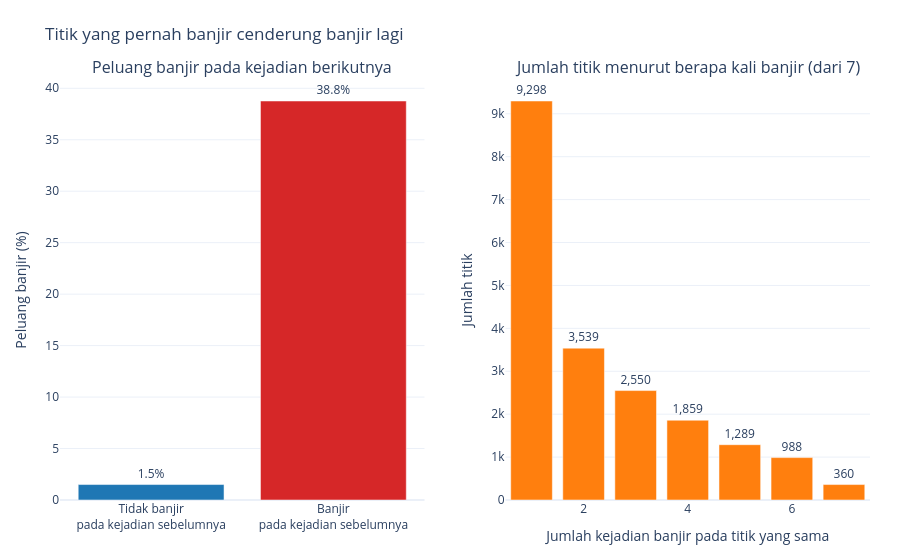

Source (notebook cell):
### Markdown cell above
### Visualisasi 7: Persistensi banjir antar kejadian dan frekuensi banjir per titik

### Code cell
label_prev = {0: "Tidak banjir<br>pada kejadian sebelumnya", 1: "Banjir<br>pada kejadian sebelumnya"}
fig7 = make_subplots(rows=1, cols=2, subplot_titles=(
    "Peluang banjir pada kejadian berikutnya", "Jumlah titik menurut berapa kali banjir (dari 7)"))
fig7.add_trace(go.Bar(
    x=[label_prev[v] for v in persistensi["target_sebelumnya"].to_list()],
    y=persistensi["peluang_banjir_pct"].to_list(),
    text=[f"{v:.1f}%" for v in persistensi["peluang_banjir_pct"].to_list()], textposition="outside",
    marker_color=["#1f77b4", "#d62728"], showlegend=False,
    customdata=persistensi["n_transisi"].to_list(),
    hovertemplate="%{x}<br>Peluang banjir: %{y:.2f}%<br>Jumlah transisi: %{customdata:,}<extra></extra>",
), row=1, col=1)

pernah = dist_rekurensi.filter(pl.col("kejadian_banjir") > 0)
fig7.add_trace(go.Bar(
    x=pernah["kejadian_banjir"].to_list(), y=pernah["n_titik"].to_list(),
    text=[f"{v:,}" for v in pernah["n_titik"].to_list()], textposition="outside",
    marker_color="#ff7f0e", showlegend=False,
    hovertemplate="Banjir %{x} kali<br>Titik: %{y:,}<extra></extra>",
), row=1, col=2)
fig7.update_yaxes(title_text="Peluang banjir (%)", row=1, col=1)
fig7.update_yaxes(title_text="Jumlah titik", row=1, col=2)
fig7.update_xaxes(title_text="Jumlah kejadian banjir pada titik yang sama", row=1, col=2)
fig7.update_layout(title="Titik yang pernah banjir cenderung banjir lagi")
tampilkan(fig7, "eda_07_persistensi_banjir")

### Figure 1 — Plotly figure (JSON) as saved in the notebook; plotly's stock layout.template omitted (floating-point values rounded to 4 significant figures)
{"data": [{"customdata": [836817, 42441], "hovertemplate": "%{x}<br>Peluang banjir: %{y:.2f}%<br>Jumlah transisi: %{customdata:,}<extra></extra>", "marker": {"color": ["#1f77b4", "#d62728"]}, "showlegend": false, "text": ["1.5%", "38.8%"], "textposition": "outside", "type": "bar", "x": ["Tidak banjir<br>pada kejadian sebelumnya", "Banjir<br>pada kejadian sebelumnya"], "xaxis": "x", "y": [1.502, 38.76], "yaxis": "y"}, {"hovertemplate": "Banjir %{x} kali<br>Titik: %{y:,}<extra></extra>", "marker": {"color": "#ff7f0e"}, "showlegend": false, "text": ["9,298", "3,539", "2,550", "1,859", "1,289", "988", "360"], "textposition": "outside", "type": "bar", "x": [1, 2, 3, 4, 5, 6, 7], "xaxis": "x2", "y": [9298, 3539, 2550, 1859, 1289, 988, 360], "yaxis": "y2"}], "layout": {"annotations": [{"font": {"size": 16}, "showarrow": false, "text": "Peluang banjir pada kejadian berikutnya", "x": 0.225, "xanchor": "center", "xref": "paper", "y": 1, "yanchor": "bottom", "yref": "paper"}, {"font": {"size": 16}, "showarrow": false, "text": "Jumlah titik menurut berapa kali banjir (dari 7)", "x": 0.775, "xanchor": "center", "xref": "paper", "y": 1, "yanchor": "bottom", "yref": "paper"}], "margin": {"b": 60, "l": 60, "r": 30, "t": 80}, "title": {"text": "Titik yang pernah banjir cenderung banjir lagi"}, "xaxis": {"anchor": "y", "domain": [0, 0.45]}, "xaxis2": {"anchor": "y2", "domain": [0.55, 1], "title": {"text": "Jumlah kejadian banjir pada titik yang sama"}}, "yaxis": {"anchor": "x", "domain": [0, 1], "title": {"text": "Peluang banjir (%)"}}, "yaxis2": {"anchor": "x2", "domain": [0, 1], "title": {"text": "Jumlah titik"}}}}
